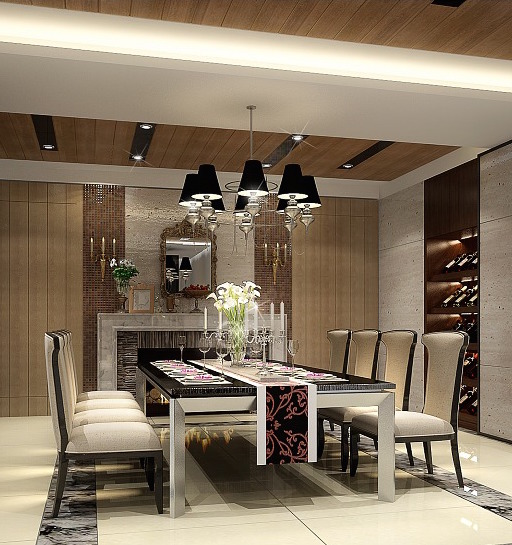
#> input picture Interieur1/Example pictures/interieur-eetkamer.jpg, 512 x 545 px
$ python createappicons.py '../Interieur1/Example pictures/interieur-eetkamer.jpg'   (Python 2 division)   (older library calls are emulated)
#> lines starting #> are read from the running program, lines starting #| are printed output that depends on the picture
# -*- coding: utf-8 -*-

# Software by Michiel Overtoom, motoom@xs4all.nl

# TODO: Also include '-ipad-' and '-iphone-' in suffix
# TODO: Also create subdirectory 'AppIconXyz.appiconset' with all images + accompagnying catalog 'Contents.json'

''' Naming:

iOS has a simple, beautiful solution for handling Retina and Retina HD graphics, and in fact it does almost all the work for you – all you have to do is name your assets correctly.

Imagine you have an image called taylor.png, which is 100x100 pixels in size. That will look great on non-Retina devices, which means iPad 2 and the first-generation iPad Mini. If you want it to look great on Retina devices (which means iPad 3, 4, Air, Air 2, Mini 2 and Mini 3, plus iPhone 4s, 5, 5s, and 6) you need to provide a second image called taylor@2x.png that is 200x200 pixels in size – i.e., exactly twice the width and height.

Retina HD devices – at the time of writing that's just the iPhone 6 Plus – have an even higher resolution, so if you want your image to look great there you should provide a third image called taylor@3x.png that is 300x300 pixels in size – i.e., exactly three times the width and height of the original.

If you're not using an asset catalog, you can just drag these images into your project to have iOS use them. If you are using an asset catalog, drag them into your asset catalog and you should see Xcode correctly assign them to 1x, 2x and 3x boxes for the image. It's critical you name the files correctly because that's what iOS uses to load the correct resolution.

With that done, you just need to load taylor.png in your app, and iOS will automatically load the correct version of it depending on the user's device.

'''

import glob
from PIL import Image # pip install pillow
import sys
import os

resolutions = (
    # iPhone icons
    (180, "60@3x"),
    (120, "60@2x"),
    (120, "40@3x"),
    (80, "40@2x"),
    (87, "29@3x"),
    (58, "29@2x"),
    (57, "57@1x"),
    (114, "57@2x"),
    # additional iPad icons
    (167, "83.5@2x"),
    (152, "76@2x"),
    (76, "76@1x"),
    (72, "72@1x"),
    (144, "72@2x"),
    (50, "50@1x"),
    (100, "50@2x"),
    (40, "40@1x"),
    (29, "29@1x"),
    )

def createappicons(fn):
    for resolution, suffix in resolutions:
        im = Image.open(fn)
#> im is the input picture: PIL image 512x545 RGB; mean R, G, B 136.1, 120.4, 100.7
        im.thumbnail((resolution, resolution), Image.ANTIALIAS)
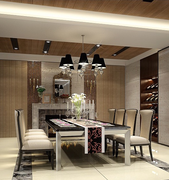
#> im: PIL image 169x180 RGB; mean R, G, B 136.1, 120.4, 100.8
        basename, extension = os.path.splitext(fn)
        ofn = "%s-%s%s" % (basename, suffix, extension)
        im.save(ofn, "png")

if len(sys.argv) < 2:
    print "Usage: %s <imagefilename> Make copies of image in a diversity of sizes for iPhone and iPad icon sets." % sys.args[0]
else:
    createappicons(sys.argv[1])
